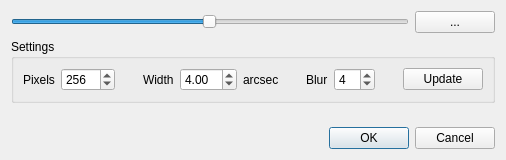
<?xml version="1.0" encoding="UTF-8"?>
<ui version="4.0">
 <class>ContourLevelDialog</class>
 <widget class="QDialog" name="ContourLevelDialog">
  <property name="geometry">
   <rect>
    <x>0</x>
    <y>0</y>
    <width>506</width>
    <height>160</height>
   </rect>
  </property>
  <property name="windowTitle">
   <string>Contour level</string>
  </property>
  <layout class="QGridLayout" name="gridLayout_2">
   <item row="0" column="0">
    <layout class="QHBoxLayout" name="horizontalLayout_2">
     <item>
      <widget class="QSlider" name="m_pContourLevelSlider">
       <property name="sizePolicy">
        <sizepolicy hsizetype="Expanding" vsizetype="Fixed">
         <horstretch>0</horstretch>
         <verstretch>0</verstretch>
        </sizepolicy>
       </property>
       <property name="maximum">
        <number>255</number>
       </property>
       <property name="value">
        <number>127</number>
       </property>
       <property name="orientation">
        <enum>Qt::Horizontal</enum>
       </property>
      </widget>
     </item>
     <item>
      <widget class="QPushButton" name="m_settingsButton">
       <property name="enabled">
        <bool>true</bool>
       </property>
       <property name="sizePolicy">
        <sizepolicy hsizetype="Minimum" vsizetype="Fixed">
         <horstretch>0</horstretch>
         <verstretch>0</verstretch>
        </sizepolicy>
       </property>
       <property name="font">
        <font>
         <kerning>true</kerning>
        </font>
       </property>
       <property name="text">
        <string>...</string>
       </property>
       <property name="iconSize">
        <size>
         <width>0</width>
         <height>0</height>
        </size>
       </property>
       <property name="default">
        <bool>false</bool>
       </property>
       <property name="flat">
        <bool>false</bool>
       </property>
      </widget>
     </item>
    </layout>
   </item>
   <item row="1" column="0">
    <widget class="QGroupBox" name="m_settingsBox">
     <property name="title">
      <string>Settings</string>
     </property>
     <layout class="QGridLayout" name="gridLayout">
      <item row="0" column="0">
       <layout class="QHBoxLayout" name="horizontalLayout_3">
        <item>
         <widget class="QLabel" name="label">
          <property name="text">
           <string>Pixels</string>
          </property>
         </widget>
        </item>
        <item>
         <widget class="QSpinBox" name="m_pixelsBox">
          <property name="minimum">
           <number>16</number>
          </property>
          <property name="maximum">
           <number>1024</number>
          </property>
          <property name="value">
           <number>256</number>
          </property>
         </widget>
        </item>
        <item>
         <spacer name="horizontalSpacer_2">
          <property name="orientation">
           <enum>Qt::Horizontal</enum>
          </property>
          <property name="sizeHint" stdset="0">
           <size>
            <width>40</width>
            <height>20</height>
           </size>
          </property>
         </spacer>
        </item>
        <item>
         <widget class="QLabel" name="label_2">
          <property name="text">
           <string>Width</string>
          </property>
         </widget>
        </item>
        <item>
         <widget class="QDoubleSpinBox" name="m_arcsecBox">
          <property name="minimum">
           <double>0.010000000000000</double>
          </property>
          <property name="maximum">
           <double>60.000000000000000</double>
          </property>
          <property name="value">
           <double>4.000000000000000</double>
          </property>
         </widget>
        </item>
        <item>
         <widget class="QLabel" name="label_4">
          <property name="text">
           <string>arcsec</string>
          </property>
         </widget>
        </item>
        <item>
         <spacer name="horizontalSpacer_3">
          <property name="orientation">
           <enum>Qt::Horizontal</enum>
          </property>
          <property name="sizeHint" stdset="0">
           <size>
            <width>40</width>
            <height>20</height>
           </size>
          </property>
         </spacer>
        </item>
        <item>
         <widget class="QLabel" name="label_3">
          <property name="text">
           <string>Blur</string>
          </property>
         </widget>
        </item>
        <item>
         <widget class="QSpinBox" name="m_blurBox">
          <property name="minimum">
           <number>1</number>
          </property>
          <property name="maximum">
           <number>15</number>
          </property>
          <property name="singleStep">
           <number>1</number>
          </property>
          <property name="value">
           <number>4</number>
          </property>
         </widget>
        </item>
        <item>
         <spacer name="horizontalSpacer_4">
          <property name="orientation">
           <enum>Qt::Horizontal</enum>
          </property>
          <property name="sizeHint" stdset="0">
           <size>
            <width>40</width>
            <height>20</height>
           </size>
          </property>
         </spacer>
        </item>
        <item>
         <widget class="QPushButton" name="m_updateButton">
          <property name="text">
           <string>Update</string>
          </property>
         </widget>
        </item>
       </layout>
      </item>
     </layout>
    </widget>
   </item>
   <item row="2" column="0">
    <spacer name="verticalSpacer">
     <property name="orientation">
      <enum>Qt::Vertical</enum>
     </property>
     <property name="sizeHint" stdset="0">
      <size>
       <width>20</width>
       <height>1</height>
      </size>
     </property>
    </spacer>
   </item>
   <item row="3" column="0">
    <layout class="QHBoxLayout" name="horizontalLayout">
     <item>
      <spacer name="horizontalSpacer">
       <property name="orientation">
        <enum>Qt::Horizontal</enum>
       </property>
       <property name="sizeHint" stdset="0">
        <size>
         <width>40</width>
         <height>20</height>
        </size>
       </property>
      </spacer>
     </item>
     <item>
      <widget class="QDialogButtonBox" name="buttonBox">
       <property name="orientation">
        <enum>Qt::Horizontal</enum>
       </property>
       <property name="standardButtons">
        <set>QDialogButtonBox::Cancel|QDialogButtonBox::Ok</set>
       </property>
      </widget>
     </item>
    </layout>
   </item>
  </layout>
 </widget>
 <resources/>
 <connections>
  <connection>
   <sender>buttonBox</sender>
   <signal>accepted()</signal>
   <receiver>ContourLevelDialog</receiver>
   <slot>accept()</slot>
   <hints>
    <hint type="sourcelabel">
     <x>248</x>
     <y>254</y>
    </hint>
    <hint type="destinationlabel">
     <x>157</x>
     <y>274</y>
    </hint>
   </hints>
  </connection>
  <connection>
   <sender>buttonBox</sender>
   <signal>rejected()</signal>
   <receiver>ContourLevelDialog</receiver>
   <slot>reject()</slot>
   <hints>
    <hint type="sourcelabel">
     <x>316</x>
     <y>260</y>
    </hint>
    <hint type="destinationlabel">
     <x>286</x>
     <y>274</y>
    </hint>
   </hints>
  </connection>
 </connections>
</ui>
